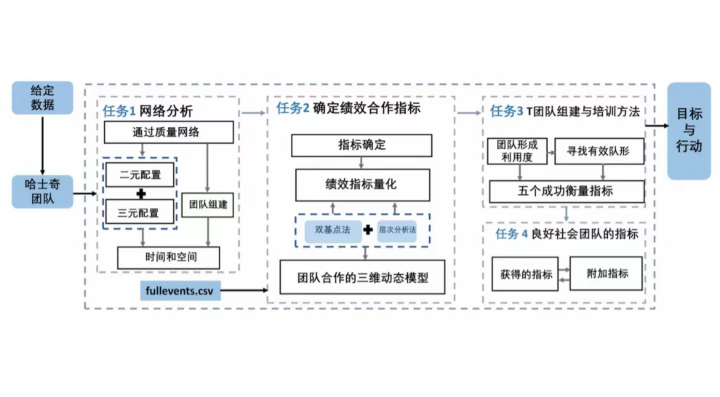
#> input picture assets/figures/reference/roadmap/src/01-grouped-tasks.jpg, 1439 x 793 px (shown at 1/2 size)
$ python -i import_plate.py   (imports and definitions only)
#> lines starting #> are read from the running program, lines starting #| are printed output that depends on the picture; after the words box and inside, x2 and y2 are one past the last pixel; in counts of white or black regions, pixels touching at a corner belong together
#> further down, picture is the input picture: PIL image 1439x793 RGB; mean R, G, B 239.1, 240.7, 242.2
#!/usr/bin/env python3
"""把一张新母版图装进 assets/figures/reference/roadmap/。

只存一份 jpg（去白边、宽度上限 1439 px），不生成 PNG/PDF 派生件 —— 母版仅作版式参考，
进论文的是按结构重画的 SVG。条目写进 index.json，骨架描述请同步补进 roadmap/README.md。

    python tools/paper-figure/scripts/import_plate.py --src refs/new.jpg \
        --id three-band --title "三段并排" --pattern framework \
        --description "左中右三段各带小标题，段内竖排节点" \
        --use "三问并列、逐问给方法" --avoid "任务不足三段"
"""

from __future__ import annotations

import argparse
import json
import sys
from pathlib import Path

from PIL import Image

SKILL_ROOT = Path(__file__).resolve().parent.parent.parent.parent
ROADMAP = SKILL_ROOT / "assets" / "figures" / "reference" / "roadmap"
INDEX = ROADMAP / "index.json"
MAX_WIDTH = 1439
QUALITY = 88

# 中文 Windows 控制台默认 GBK：遇到打印不出的字符只替换，不抛异常
# [3 lines not run here, left out]


def trim(im: Image.Image, tol: int = 246, pad: int = 12) -> Image.Image:
    """按近白背景裁掉四周空白。"""
#> called with tol = 246, pad = 12
    gray = im.convert("L").point(lambda v: 255 if v < tol else 0)
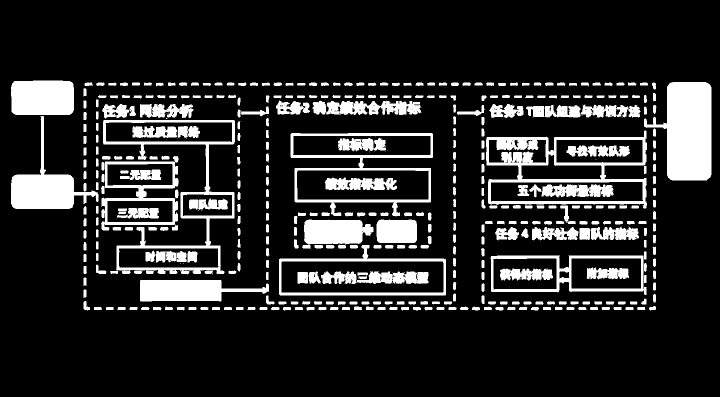
#> gray: PIL image 1439x793 L (shown at 1/2 size); 15.8% white; 504 white regions (100 under 20 px), largest, box (x1, y1, x2, y2) and area: (1288, 164, 1423, 361) 17824, (972, 261, 1294, 417) 12494, (206, 240, 470, 549) 10434
    box = gray.getbbox()
#> box = (22, 161, 1423, 621)
    if not box:
        return im
    left, top, right, bottom = box
#> left = 22; top = 161; right = 1423; bottom = 621
    return im.crop(
        (
            max(0, left - pad),
            max(0, top - pad),
            min(im.width, right + pad),
            min(im.height, bottom + pad),
        )
    )
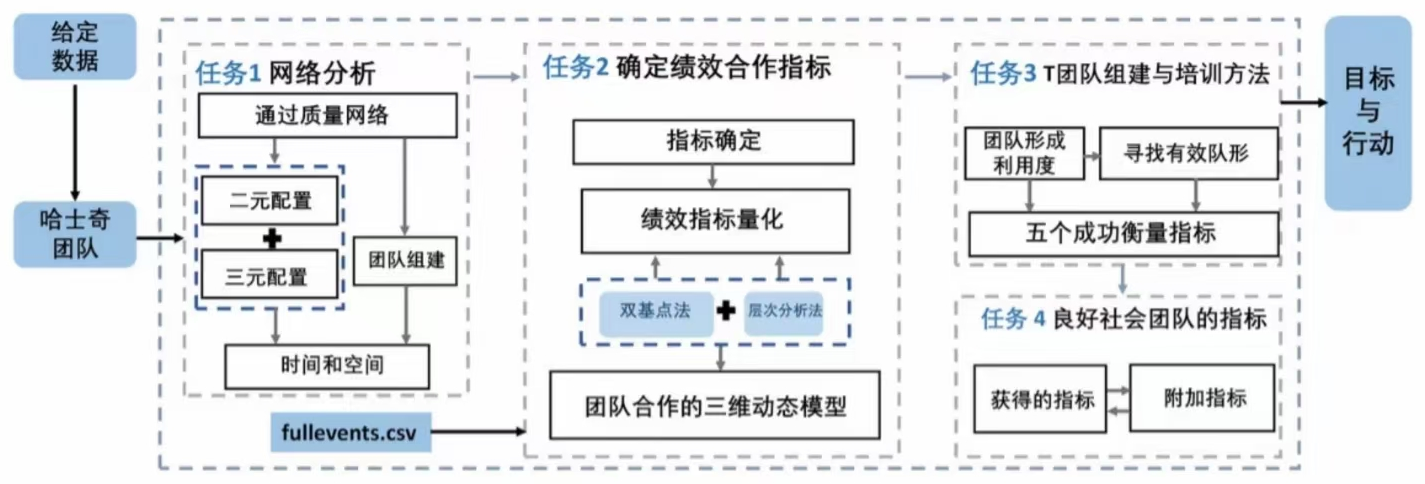
#> returned value: PIL image 1425x484 RGB; mean R, G, B 229.3, 232, 234.6


# [4 lines left out: function load_index, not called in this run]


def seq_of(ref: dict) -> int:
    head = str(ref.get("file", "")).split("/")[-1].split("-")[0]
    return int(head) if head.isdigit() else 0


# [49 lines left out: function main, not called in this run]


# [2 lines not run here, left out]

>>> from PIL import Image
>>> picture = Image.open('../../../assets/figures/reference/roadmap/src/01-grouped-tasks.jpg')
>>> result = trim(picture)

$ run again, on assets/figures/reference/roadmap/src/05-staged-steps.jpg
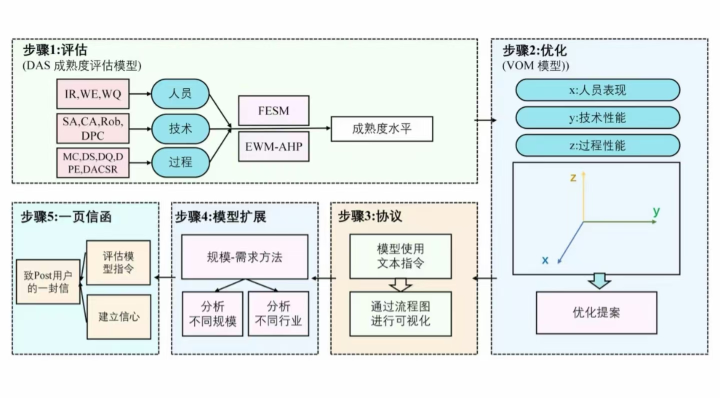
#> input picture assets/figures/reference/roadmap/src/05-staged-steps.jpg, 1439 x 796 px (shown at 1/2 size)
#> picture is the input picture: PIL image 1439x796 RGB; mean R, G, B 228.3, 235.2, 234.7
#> in trim, `gray = im.convert("L").point(lambda v: 255 if v < tol else 0)`:
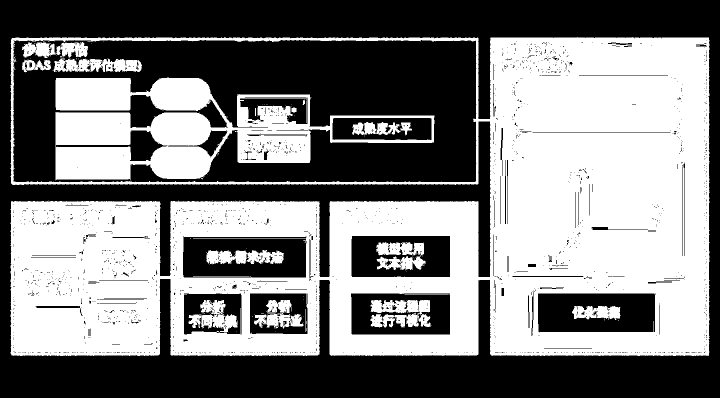
#> gray: PIL image 1439x796 L (shown at 1/2 size); 49.8% white; 161 white regions (140 under 20 px), largest, box (x1, y1, x2, y2) and area: (20, 74, 1420, 712) 473546, (111, 155, 869, 361) 70595, (741, 600, 860, 655) 4285
#> box = (20, 74, 1420, 712)
#> left = 20; top = 74; right = 1420; bottom = 712
#> in trim, `return im.crop( ( max(0, left - pad), max(0, top - pad), min(im.width,..`:
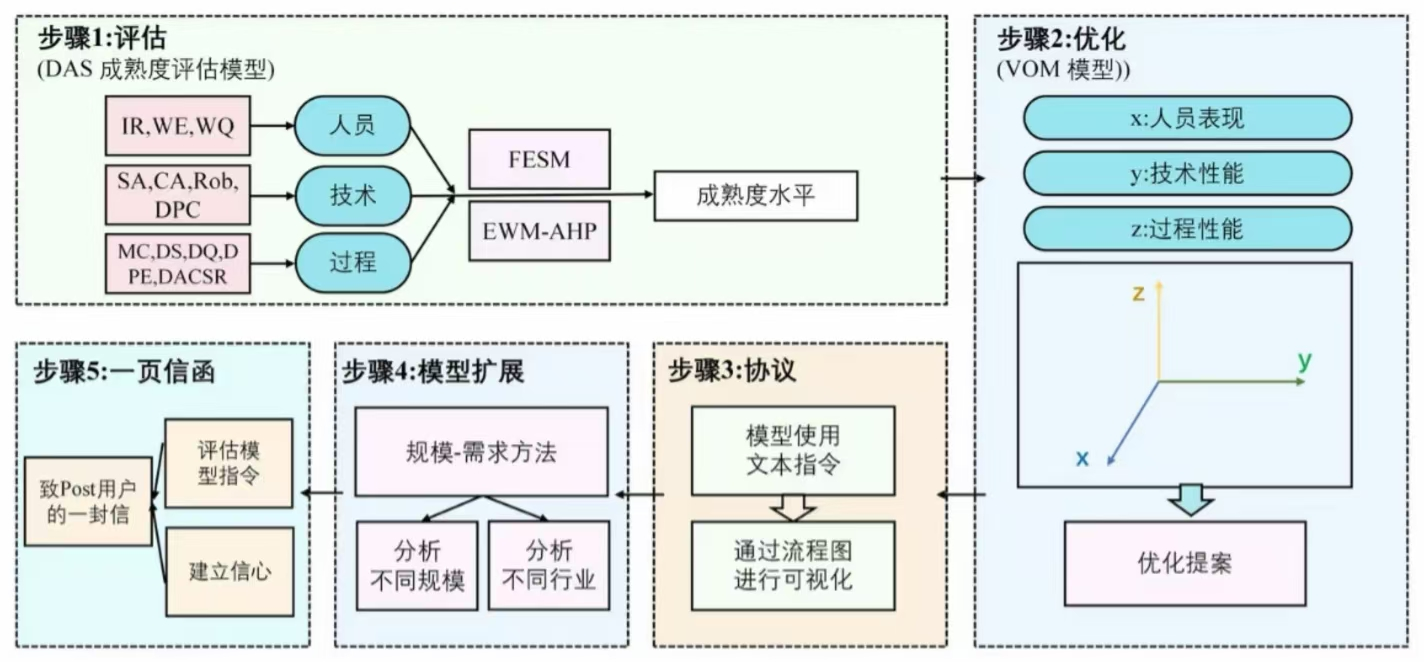
#> returned value: PIL image 1424x662 RGB; mean R, G, B 222.7, 231.2, 230.5
